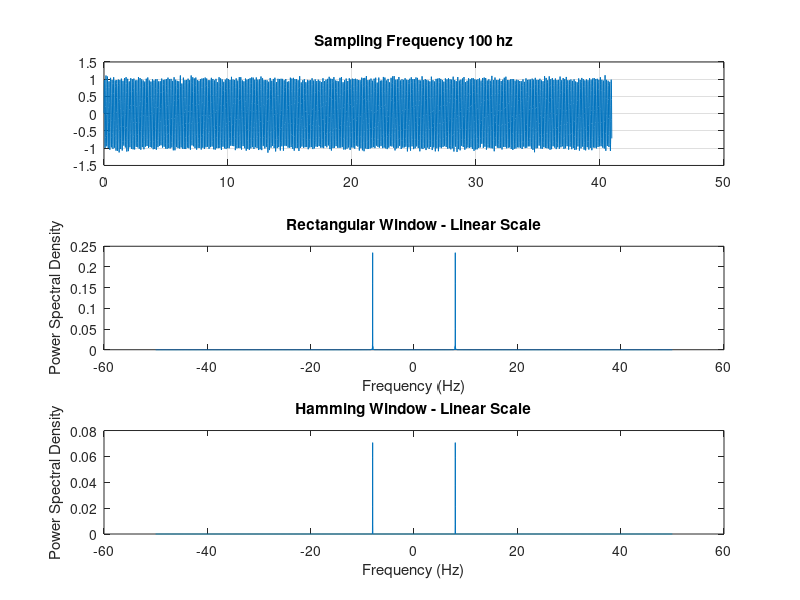
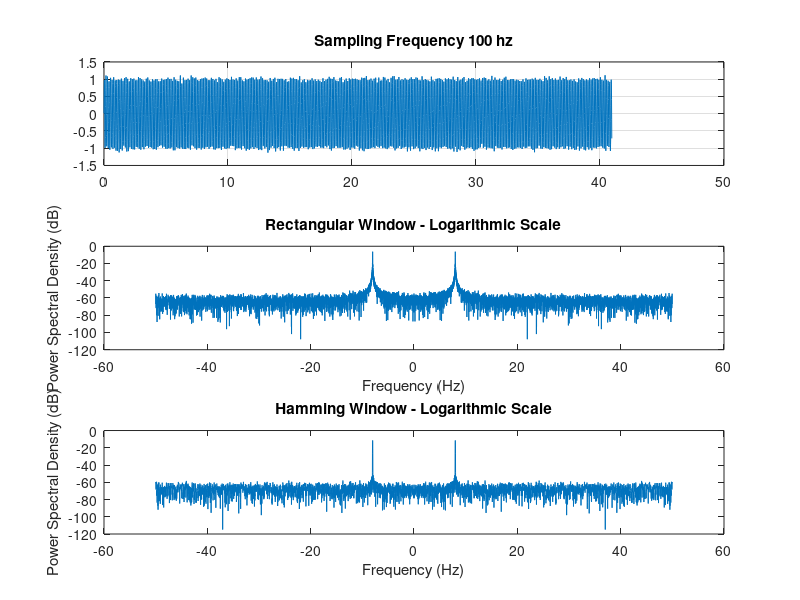

These charts were generated, in order, by the following MATLAB code:
clc;
clear all;
close all;
f1 = 8;
Fs = 100; % Sampling Frequency in Hz 
buffer_length = 4096;
t = (0:1:buffer_length-1)*1/Fs; % Time axis from 0
y = 1*sin(2*pi*f1*t) + 0.05.*(randn(size(t))); % sine wave

figure('Name','PSD in Linear scale');
subplot(3,1,1);
plot(t,y);
title('Sampling Frequency 100 hz')
grid on;

% Calculation of autocorrelation functionusing hamming and rect window
[r1,lags1] = xcorr(y.*rectwin(buffer_length)', 'biased');
[r2, lags2] = xcorr(y .* hamming(buffer_length)', 'biased');

% Calculation PSD using Wiener-Khintchine theorem
% Taking fourier transform of acf will result in PSD.
Rxxdft1 = abs(fftshift(fft(r1)))/buffer_length;
Rxxdft2 = abs(fftshift(fft(r2)))/buffer_length;

freq1 = -Fs/2:Fs/length(r1):Fs/2-(Fs/length(r1)); % normalized x axis or normalization of frequency axis, to have  a good plot
freq2 = -Fs/2:Fs/length(r2):Fs/2-(Fs/length(r2)); % normalized x axis or normalization of frequency axis, to have  a good plot

% Plotting PSD in linear scale
subplot(3, 1, 2);
plot(freq1, Rxxdft1);
xlabel('Frequency (Hz)');
ylabel('Power Spectral Density');
title('Rectangular Window - Linear Scale');

subplot(3, 1, 3);
plot(freq2, Rxxdft2);
xlabel('Frequency (Hz)');
ylabel('Power Spectral Density');
title('Hamming Window - Linear Scale');

% Plotting PSD in logarithmic scale
figure('Name','PSD in logarithmic scale');
subplot(3,1,1);
plot(t,y);
title('Sampling Frequency 100 hz')
grid on;

subplot(3, 1, 2);
plot(freq1, 10*log10(Rxxdft1));
xlabel('Frequency (Hz)');
ylabel('Power Spectral Density (dB)');
title('Rectangular Window - Logarithmic Scale');

subplot(3, 1, 3);
plot(freq2, 10*log10(Rxxdft2));
xlabel('Frequency (Hz)');
ylabel('Power Spectral Density (dB)');
title('Hamming Window - Logarithmic Scale');


